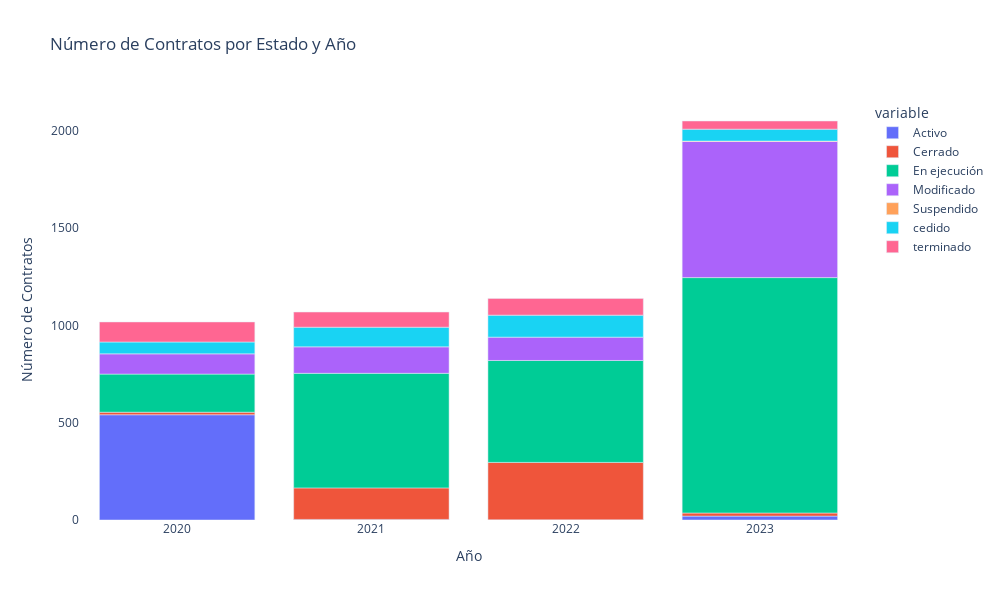

Notebook code for this chart:
### Code cell
# Realizar agrupaciones
DF_estado_por_año = DF_contratos_v1.groupby(['fecha_de_firma_ano', 'estado_contrato']).size().unstack().reset_index()

# Crear gráfico
fig = px.bar(
    DF_estado_por_año, 
    x='fecha_de_firma_ano', 
    y=DF_estado_por_año.columns[1:],
    title='Número de Contratos por Estado y Año',
    labels={'fecha_de_firma_ano': 'Año', 'DF_estado_por_año.columns': 'Número de Contratos'}
)

# Diseño
fig.update_layout(
    xaxis_title='Año',
    yaxis_title='Número de Contratos',
    title='Número de Contratos por Estado y Año',
    plot_bgcolor='rgba(0, 0, 0, 0)',
    xaxis_tickangle = 0,
    showlegend = True,
    height = 600,
    width = 1000
)

# Mostrar el gráfico
fig.show()

### Figure 1 — Plotly figure (JSON) as saved in the notebook; plotly's stock layout.template omitted (floating-point values rounded to 4 significant figures)
{"data": [{"alignmentgroup": "True", "hovertemplate": "variable=Activo<br>Año=%{x}<br>value=%{y}<extra></extra>", "legendgroup": "Activo", "marker": {"color": "#636efa", "pattern": {"shape": ""}}, "name": "Activo", "offsetgroup": "Activo", "orientation": "v", "showlegend": true, "textposition": "auto", "type": "bar", "x": ["2020", "2021", "2022", "2023"], "xaxis": "x", "y": [541, 3, 1, 20], "yaxis": "y"}, {"alignmentgroup": "True", "hovertemplate": "variable=Cerrado<br>Año=%{x}<br>value=%{y}<extra></extra>", "legendgroup": "Cerrado", "marker": {"color": "#EF553B", "pattern": {"shape": ""}}, "name": "Cerrado", "offsetgroup": "Cerrado", "orientation": "v", "showlegend": true, "textposition": "auto", "type": "bar", "x": ["2020", "2021", "2022", "2023"], "xaxis": "x", "y": [13, 162, 295, 16], "yaxis": "y"}, {"alignmentgroup": "True", "hovertemplate": "variable=En ejecución<br>Año=%{x}<br>value=%{y}<extra></extra>", "legendgroup": "En ejecución", "marker": {"color": "#00cc96", "pattern": {"shape": ""}}, "name": "En ejecución", "offsetgroup": "En ejecución", "orientation": "v", "showlegend": true, "textposition": "auto", "type": "bar", "x": ["2020", "2021", "2022", "2023"], "xaxis": "x", "y": [196, 589, 524, 1210], "yaxis": "y"}, {"alignmentgroup": "True", "hovertemplate": "variable=Modificado<br>Año=%{x}<br>value=%{y}<extra></extra>", "legendgroup": "Modificado", "marker": {"color": "#ab63fa", "pattern": {"shape": ""}}, "name": "Modificado", "offsetgroup": "Modificado", "orientation": "v", "showlegend": true, "textposition": "auto", "type": "bar", "x": ["2020", "2021", "2022", "2023"], "xaxis": "x", "y": [104, 136, 120, 700], "yaxis": "y"}, {"alignmentgroup": "True", "hovertemplate": "variable=Suspendido<br>Año=%{x}<br>value=%{y}<extra></extra>", "legendgroup": "Suspendido", "marker": {"color": "#FFA15A", "pattern": {"shape": ""}}, "name": "Suspendido", "offsetgroup": "Suspendido", "orientation": "v", "showlegend": true, "textposition": "auto", "type": "bar", "x": ["2020", "2021", "2022", "2023"], "xaxis": "x", "y": [null, null, null, 2], "yaxis": "y"}, {"alignmentgroup": "True", "hovertemplate": "variable=cedido<br>Año=%{x}<br>value=%{y}<extra></extra>", "legendgroup": "cedido", "marker": {"color": "#19d3f3", "pattern": {"shape": ""}}, "name": "cedido", "offsetgroup": "cedido", "orientation": "v", "showlegend": true, "textposition": "auto", "type": "bar", "x": ["2020", "2021", "2022", "2023"], "xaxis": "x", "y": [61, 101, 113, 61], "yaxis": "y"}, {"alignmentgroup": "True", "hovertemplate": "variable=terminado<br>Año=%{x}<br>value=%{y}<extra></extra>", "legendgroup": "terminado", "marker": {"color": "#FF6692", "pattern": {"shape": ""}}, "name": "terminado", "offsetgroup": "terminado", "orientation": "v", "showlegend": true, "textposition": "auto", "type": "bar", "x": ["2020", "2021", "2022", "2023"], "xaxis": "x", "y": [103, 78, 86, 42], "yaxis": "y"}], "layout": {"barmode": "relative", "height": 600, "legend": {"title": {"text": "variable"}, "tracegroupgap": 0}, "plot_bgcolor": "rgba(0, 0, 0, 0)", "showlegend": true, "title": {"text": "Número de Contratos por Estado y Año"}, "width": 1000, "xaxis": {"anchor": "y", "domain": [0, 1], "tickangle": 0, "title": {"text": "Año"}}, "yaxis": {"anchor": "x", "domain": [0, 1], "title": {"text": "Número de Contratos"}}}}
